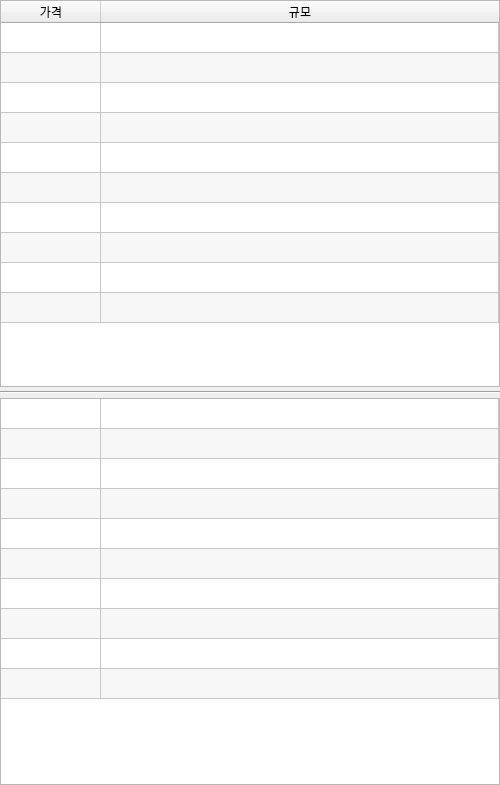
<?xml version="1.0" encoding="UTF-8"?>
<ui version="4.0">
 <class>Form</class>
 <widget class="QWidget" name="Form">
  <property name="geometry">
   <rect>
    <x>0</x>
    <y>0</y>
    <width>500</width>
    <height>785</height>
   </rect>
  </property>
  <property name="minimumSize">
   <size>
    <width>400</width>
    <height>0</height>
   </size>
  </property>
  <property name="windowTitle">
   <string>Form</string>
  </property>
  <property name="styleSheet">
   <string notr="true"/>
  </property>
  <layout class="QVBoxLayout" name="verticalLayout">
   <property name="spacing">
    <number>4</number>
   </property>
   <property name="leftMargin">
    <number>0</number>
   </property>
   <property name="topMargin">
    <number>0</number>
   </property>
   <property name="rightMargin">
    <number>0</number>
   </property>
   <property name="bottomMargin">
    <number>0</number>
   </property>
   <item>
    <widget class="QTableWidget" name="tableAsks">
     <property name="sizePolicy">
      <sizepolicy hsizetype="Minimum" vsizetype="Minimum">
       <horstretch>0</horstretch>
       <verstretch>0</verstretch>
      </sizepolicy>
     </property>
     <property name="focusPolicy">
      <enum>Qt::NoFocus</enum>
     </property>
     <property name="verticalScrollBarPolicy">
      <enum>Qt::ScrollBarAlwaysOff</enum>
     </property>
     <property name="horizontalScrollBarPolicy">
      <enum>Qt::ScrollBarAlwaysOff</enum>
     </property>
     <property name="sizeAdjustPolicy">
      <enum>QAbstractScrollArea::AdjustToContents</enum>
     </property>
     <property name="editTriggers">
      <set>QAbstractItemView::NoEditTriggers</set>
     </property>
     <property name="tabKeyNavigation">
      <bool>false</bool>
     </property>
     <property name="showDropIndicator" stdset="0">
      <bool>false</bool>
     </property>
     <property name="dragDropOverwriteMode">
      <bool>false</bool>
     </property>
     <property name="alternatingRowColors">
      <bool>true</bool>
     </property>
     <property name="selectionMode">
      <enum>QAbstractItemView::NoSelection</enum>
     </property>
     <property name="selectionBehavior">
      <enum>QAbstractItemView::SelectRows</enum>
     </property>
     <property name="cornerButtonEnabled">
      <bool>true</bool>
     </property>
     <property name="rowCount">
      <number>10</number>
     </property>
     <property name="columnCount">
      <number>2</number>
     </property>
     <attribute name="horizontalHeaderVisible">
      <bool>true</bool>
     </attribute>
     <attribute name="horizontalHeaderCascadingSectionResizes">
      <bool>false</bool>
     </attribute>
     <attribute name="horizontalHeaderHighlightSections">
      <bool>false</bool>
     </attribute>
     <attribute name="horizontalHeaderStretchLastSection">
      <bool>true</bool>
     </attribute>
     <attribute name="verticalHeaderVisible">
      <bool>false</bool>
     </attribute>
     <attribute name="verticalHeaderHighlightSections">
      <bool>true</bool>
     </attribute>
     <attribute name="verticalHeaderShowSortIndicator" stdset="0">
      <bool>false</bool>
     </attribute>
     <attribute name="verticalHeaderStretchLastSection">
      <bool>false</bool>
     </attribute>
     <row/>
     <row/>
     <row/>
     <row/>
     <row/>
     <row/>
     <row/>
     <row/>
     <row/>
     <row/>
     <column>
      <property name="text">
       <string>가격</string>
      </property>
     </column>
     <column>
      <property name="text">
       <string>규모</string>
      </property>
     </column>
    </widget>
   </item>
   <item>
    <widget class="Line" name="line">
     <property name="orientation">
      <enum>Qt::Horizontal</enum>
     </property>
    </widget>
   </item>
   <item>
    <widget class="QTableWidget" name="tableBids">
     <property name="sizePolicy">
      <sizepolicy hsizetype="Minimum" vsizetype="Minimum">
       <horstretch>0</horstretch>
       <verstretch>0</verstretch>
      </sizepolicy>
     </property>
     <property name="focusPolicy">
      <enum>Qt::NoFocus</enum>
     </property>
     <property name="verticalScrollBarPolicy">
      <enum>Qt::ScrollBarAlwaysOff</enum>
     </property>
     <property name="horizontalScrollBarPolicy">
      <enum>Qt::ScrollBarAlwaysOff</enum>
     </property>
     <property name="sizeAdjustPolicy">
      <enum>QAbstractScrollArea::AdjustToContents</enum>
     </property>
     <property name="editTriggers">
      <set>QAbstractItemView::NoEditTriggers</set>
     </property>
     <property name="tabKeyNavigation">
      <bool>false</bool>
     </property>
     <property name="showDropIndicator" stdset="0">
      <bool>false</bool>
     </property>
     <property name="dragDropOverwriteMode">
      <bool>false</bool>
     </property>
     <property name="alternatingRowColors">
      <bool>true</bool>
     </property>
     <property name="selectionMode">
      <enum>QAbstractItemView::NoSelection</enum>
     </property>
     <property name="selectionBehavior">
      <enum>QAbstractItemView::SelectRows</enum>
     </property>
     <property name="rowCount">
      <number>10</number>
     </property>
     <property name="columnCount">
      <number>2</number>
     </property>
     <attribute name="horizontalHeaderVisible">
      <bool>false</bool>
     </attribute>
     <attribute name="horizontalHeaderStretchLastSection">
      <bool>true</bool>
     </attribute>
     <attribute name="verticalHeaderVisible">
      <bool>false</bool>
     </attribute>
     <attribute name="verticalHeaderHighlightSections">
      <bool>true</bool>
     </attribute>
     <row/>
     <row/>
     <row/>
     <row/>
     <row/>
     <row/>
     <row/>
     <row/>
     <row/>
     <row/>
     <column/>
     <column/>
    </widget>
   </item>
  </layout>
 </widget>
 <resources/>
 <connections/>
</ui>
